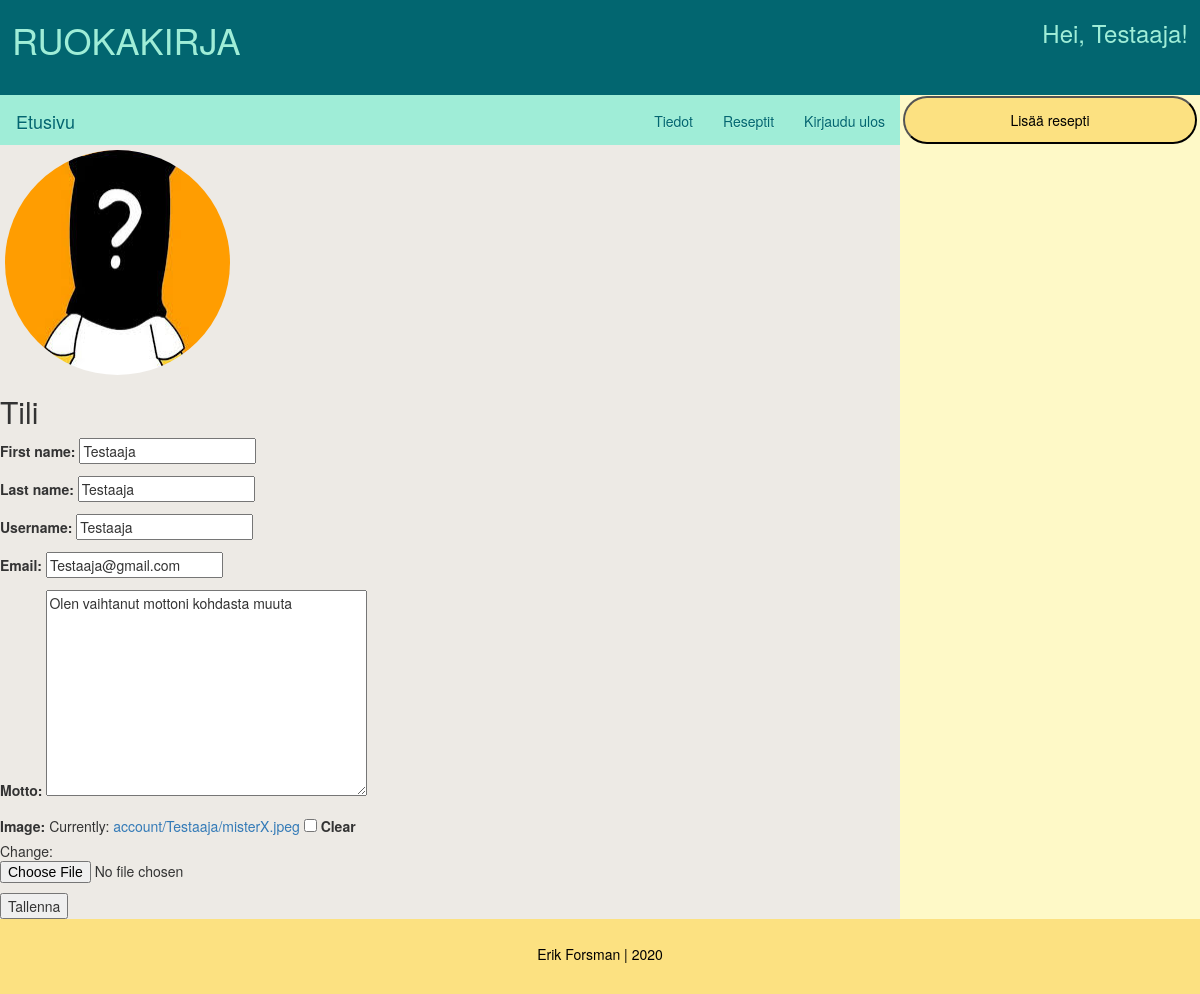
/account/update (signed in), run on the app's committed database.
### account/models.py (models this page shows, shortened)
class Account(AbstractBaseUser):
    first_name = models.CharField(max_length=50)
    last_name = models.CharField(max_length=100)
    email = models.EmailField(unique=True, verbose_name="email")
    username = models.CharField(unique=True, max_length=30)
    motto = models.TextField(default="Lisää mottosi tähän", max_length=500)
    image = models.ImageField(upload_to=upload_location, blank=True, null=True)
    date_joined = models.DateTimeField(verbose_name="date joined", auto_now_add=True)
    last_login = models.DateTimeField(verbose_name="last login", auto_now=True)
    is_visitor = models.BooleanField(default=False)
    is_admin = models.BooleanField(default=False)
    is_active = models.BooleanField(default=True)
    is_staff = models.BooleanField(default=False)
    is_superuser = models.BooleanField(default=False)
    USERNAME_FIELD = "username"
    REQUIRED_FIELDS = ["first_name", "last_name","email"]
    objects = MyAccountManager()

### account/views.py (the view)
# urls.py: path("update", views.update_view, name="update"),
def update_view(request):
    if not request.user.is_authenticated: #Saattaa olla virhe
        return redirect("home")
    context = {}
    if request.POST:
        form=AccountUpdateForm(request.POST, request.FILES or None, instance=request.user)#Tänne lisäys
        if form.is_valid():
            form.save()
    else:
        form = AccountUpdateForm(
            initial={
                "first_name":request.user.first_name,
                "last_name":request.user.last_name,
                "username":request.user.username,
                "email":request.user.email,
                "motto":request.user.motto,
                "image": request.user.image,
            }
        )
    context["account_form"]=form
    return render(request, "account/update.html", context)

### account/forms.py (shortened to what this page needs)
class AccountUpdateForm(forms.ModelForm):
    class Meta:
        model=Account
        fields=("first_name", "last_name", "username", "email", "motto", "image")

### account/templates/account/update.html (shortened to what this page needs)
{% extends "base.html"%}
{% block content%}
<h2>Tili</h2>
<form method="post" enctype="multipart/form-data">
  {% for field in account_form %}
    <p>
      {{ field.label_tag }}
      {{ field }}
    </p>
  {% endfor %}
    <button type="submit">Tallenna</button>
  </form>
{% endblock %}

### templates/base.html (shortened to what this page needs)
{% load static %}
<!DOCTYPE html>
<html lang="en" dir="ltr">
  <head>
    <link rel="stylesheet" href="https://maxcdn.bootstrapcdn.com/bootstrap/3.3.7/css/bootstrap.min.css">
    <link rel="stylesheet" href="https://maxcdn.bootstrapcdn.com/bootstrap/3.3.7/css/bootstrap-theme.min.css">
    <link rel="stylesheet" href="{% static 'css/final.css' %}">
  </head>
<body>
<div class="sivunasettelu">
  <div class="header">
    <div class="header_profile">
        <div class="hleft">
          <h1>RUOKAKIRJA</h1>
        </div>
      <div class="hright">
        {% if user.is_authenticated%}
          <h3>Hei, {{user.username}}!</h3>
      {% endif %}
      </div>
    </div>
  </div>
    <div class="content-wrap">
      <div class="content">
        <div class="inner-content">
        <div class="content_navbar">
          <nav class="navbar mynav" role="navigation">
            <div  class="">
              <a href="{% url 'home' %}" class="navbar-brand mynav" id="d_green">Etusivu</a>
              <ul class="nav navbar-nav navbar-right">
                {% if user.is_authenticated %}
                <li><a href="{% url 'account:user'%}" id="d_green">Tiedot</a></li>
                {% endif %}
                <li><a href="{% url 'recipe:recipes' %}" id="d_green">Reseptit</a></li>
                {% if user.is_authenticated %}
                <li><a href="{% url 'account:logout' %}" id="d_green">Kirjaudu ulos</a></li>
                {% else %}
                <li><a href="{% url 'account:login' %}" id="d_green">Kirjaudu sisään</a></li>
                {% endif %}
              </ul>
            </div>
          </nav>
        </div>
          <div class="content_profile">
            <div class="left">
              {% if user.image %}
              <img class="profpic center" src="{{ user.image.url }}" alt="Kokki" width="225" height="225">
              {% else %}
              <img class="profpic center" src="{% static 'images/chef_icon1.png' %}" alt="Kokki" width="225" height="225">
              {% endif %}
            </div>
          </div>
          {% block content %}
          {% endblock %}
        </div>
      </div>
      <div class="info">
        {% if user.is_authenticated%}
          <a href="{% url 'recipe:add' %}"><button id="lisaa_resp">Lisää resepti</button></a>
        {% endif %}
      </div>
    </div>
    <div class="footer" style="padding-top: 25px; color:black;">Erik Forsman | 2020</div>
</div>
</body>
</html>

### static/css/final.css (style rules this page uses)
.header { background-color: #026670; color: #9FEDD7; padding-bottom: 5px; height: 95px; }
.header_profile { width: 100%; height: auto; display: flex; }
.hleft { width: 25%; margin-left: 1%; }
.hright { width: 75%; text-align: right; margin-right: 1%; }
.content-wrap { display: flex; flex-direction: row; flex-wrap: wrap; }
.content { background-color: #EDEAE5; flex: 1; box-sizing: border-box; height: auto; }
.content_navbar { width: 100%; height: 50px; color: #026670; background-color: #9FEDD7; padding-right: 14px; }
.content_profile { width: 100%; height: auto; margin-bottom: 5px; margin-top: 5px; background-color: #EDEAE5; display: flex; }
.left { color: blue; }
.info { height: auto; width: 25vw; background-color: #FEF9C7; color: #026670; }
.footer { background-color: #FCE181; color: #026670; left: 0; width: 100%; text-align: center; height: 75px; }
.profpic { border-radius: 50%; margin-left: 5px; }
#d_green { color: #026670; }
#lisaa_resp { height: 48px; width: 98%; background-color: #FCE181; margin-top: 1px; margin-bottom: 1px; margin-left: 1%; color: black; border-radius: 25px; }

### data on the page
Account: username "Testaaja", image (picture), account_form "Testaaja" "Testaaja" "Testaaja" "Testaaja@gmail.com" "Olen vaihtanut mottoni kohdasta muuta"

### other printed values
{{ field.label_tag }} "First name:" "Last name:" "Username:" "Email:" "Motto:" "Image:"
